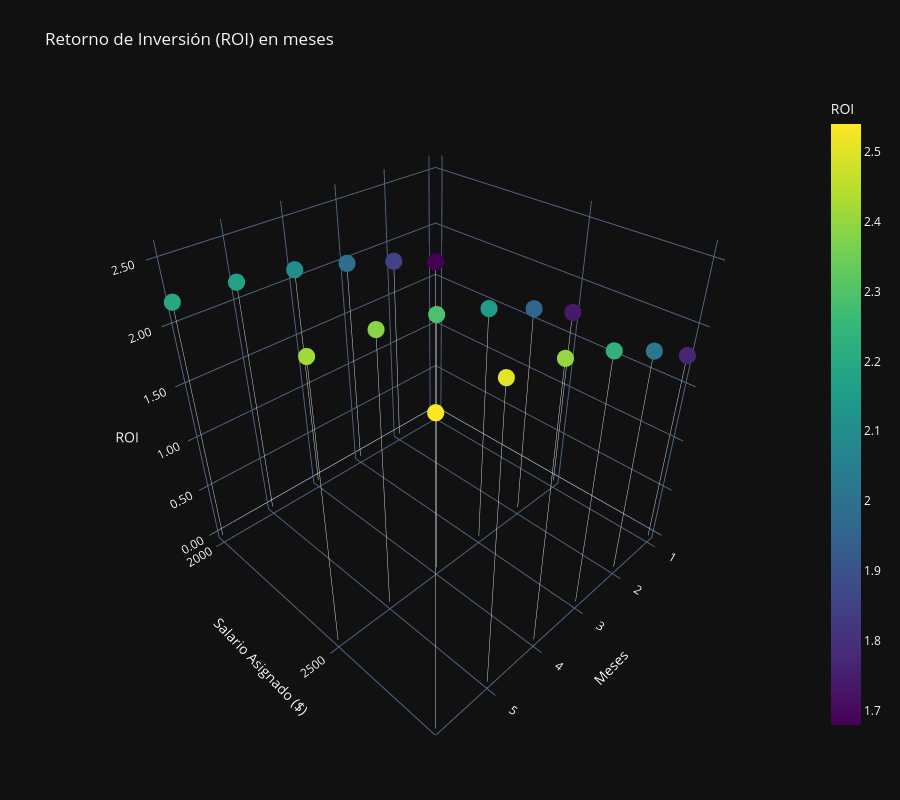

Notebook code cell kept with this figure:
### Code cell
ratio_dataframe.columns.values

### Figure 1 — Plotly figure (JSON) as saved in the notebook; plotly's stock layout.template omitted (floating-point values rounded to 4 significant figures)
{"data": [{"hoverinfo": "none", "line": {"color": "lightgray", "width": 1}, "mode": "lines", "showlegend": false, "x": [1, 1], "y": [2500.0, 2500.0], "z": [0, 1.737], "type": "scatter3d"}, {"hoverinfo": "none", "line": {"color": "lightgray", "width": 1}, "mode": "lines", "showlegend": false, "x": [2, 2], "y": [2500.0, 2500.0], "z": [0, 1.958], "type": "scatter3d"}, {"hoverinfo": "none", "line": {"color": "lightgray", "width": 1}, "mode": "lines", "showlegend": false, "x": [3, 3], "y": [2500.0, 2500.0], "z": [0, 2.148], "type": "scatter3d"}, {"hoverinfo": "none", "line": {"color": "lightgray", "width": 1}, "mode": "lines", "showlegend": false, "x": [4, 4], "y": [2500.0, 2500.0], "z": [0, 2.294], "type": "scatter3d"}, {"hoverinfo": "none", "line": {"color": "lightgray", "width": 1}, "mode": "lines", "showlegend": false, "x": [5, 5], "y": [2500.0, 2500.0], "z": [0, 2.385], "type": "scatter3d"}, {"hoverinfo": "none", "line": {"color": "lightgray", "width": 1}, "mode": "lines", "showlegend": false, "x": [6, 6], "y": [2500.0, 2500.0], "z": [0, 2.416], "type": "scatter3d"}, {"hoverinfo": "none", "line": {"color": "lightgray", "width": 1}, "mode": "lines", "showlegend": false, "x": [1, 1], "y": [2828.0, 2828.0], "z": [0, 1.769], "type": "scatter3d"}, {"hoverinfo": "none", "line": {"color": "lightgray", "width": 1}, "mode": "lines", "showlegend": false, "x": [2, 2], "y": [2828.0, 2828.0], "z": [0, 2.02], "type": "scatter3d"}, {"hoverinfo": "none", "line": {"color": "lightgray", "width": 1}, "mode": "lines", "showlegend": false, "x": [3, 3], "y": [2828.0, 2828.0], "z": [0, 2.235], "type": "scatter3d"}, {"hoverinfo": "none", "line": {"color": "lightgray", "width": 1}, "mode": "lines", "showlegend": false, "x": [4, 4], "y": [2828.0, 2828.0], "z": [0, 2.4], "type": "scatter3d"}, {"hoverinfo": "none", "line": {"color": "lightgray", "width": 1}, "mode": "lines", "showlegend": false, "x": [5, 5], "y": [2828.0, 2828.0], "z": [0, 2.504], "type": "scatter3d"}, {"hoverinfo": "none", "line": {"color": "lightgray", "width": 1}, "mode": "lines", "showlegend": false, "x": [6, 6], "y": [2828.0, 2828.0], "z": [0, 2.54], "type": "scatter3d"}, {"hoverinfo": "none", "line": {"color": "lightgray", "width": 1}, "mode": "lines", "showlegend": false, "x": [1, 1], "y": [2000.0, 2000.0], "z": [0, 1.679], "type": "scatter3d"}, {"hoverinfo": "none", "line": {"color": "lightgray", "width": 1}, "mode": "lines", "showlegend": false, "x": [2, 2], "y": [2000.0, 2000.0], "z": [0, 1.847], "type": "scatter3d"}, {"hoverinfo": "none", "line": {"color": "lightgray", "width": 1}, "mode": "lines", "showlegend": false, "x": [3, 3], "y": [2000.0, 2000.0], "z": [0, 1.99], "type": "scatter3d"}, {"hoverinfo": "none", "line": {"color": "lightgray", "width": 1}, "mode": "lines", "showlegend": false, "x": [4, 4], "y": [2000.0, 2000.0], "z": [0, 2.1], "type": "scatter3d"}, {"hoverinfo": "none", "line": {"color": "lightgray", "width": 1}, "mode": "lines", "showlegend": false, "x": [5, 5], "y": [2000.0, 2000.0], "z": [0, 2.17], "type": "scatter3d"}, {"hoverinfo": "none", "line": {"color": "lightgray", "width": 1}, "mode": "lines", "showlegend": false, "x": [6, 6], "y": [2000.0, 2000.0], "z": [0, 2.193], "type": "scatter3d"}, {"hovertemplate": "<b>Meses:</b> %{x}<br><b>Salario Asignado ($):</b> %{y:,.0f}<br><b>ROI:</b> %{z:.2f}<extra></extra>", "marker": {"color": [1.737, 1.958, 2.148, 2.294, 2.385, 2.416, 1.769, 2.02, 2.235, 2.4, 2.504, 2.54, 1.679, 1.847, 1.99, 2.1, 2.17, 2.193], "colorbar": {"title": {"text": "ROI"}}, "colorscale": [[0.0, "#440154"], [0.1111, "#482878"], [0.2222, "#3e4989"], [0.3333, "#31688e"], [0.4444, "#26828e"], [0.5556, "#1f9e89"], [0.6667, "#35b779"], [0.7778, "#6ece58"], [0.8889, "#b5de2b"], [1.0, "#fde725"]], "showscale": true, "size": 10}, "mode": "markers", "showlegend": false, "x": [1, 2, 3, 4, 5, 6, 1, 2, 3, 4, 5, 6, 1, 2, 3, 4, 5, 6], "y": [2500.0, 2500.0, 2500.0, 2500.0, 2500.0, 2500.0, 2828.0, 2828.0, 2828.0, 2828.0, 2828.0, 2828.0, 2000.0, 2000.0, 2000.0, 2000.0, 2000.0, 2000.0], "z": [1.737, 1.958, 2.148, 2.294, 2.385, 2.416, 1.769, 2.02, 2.235, 2.4, 2.504, 2.54, 1.679, 1.847, 1.99, 2.1, 2.17, 2.193], "type": "scatter3d"}], "layout": {"scene": {"xaxis": {"title": {"text": "Meses"}, "tickmode": "linear", "tick0": 1, "dtick": 1}, "yaxis": {"title": {"text": "Salario Asignado ($)"}, "tickprefix": "$", "tickformat": ",.0f", "tickvals": [2500.0, 2828.0, 2000.0], "ticktext": [2500.0, 2828.0, 2000.0]}, "zaxis": {"title": {"text": "ROI"}, "tickformat": ".2f"}}, "margin": {"l": 65, "r": 50, "b": 65, "t": 90}, "title": {"text": "Retorno de Inversión (ROI) en meses"}, "height": 800}}
